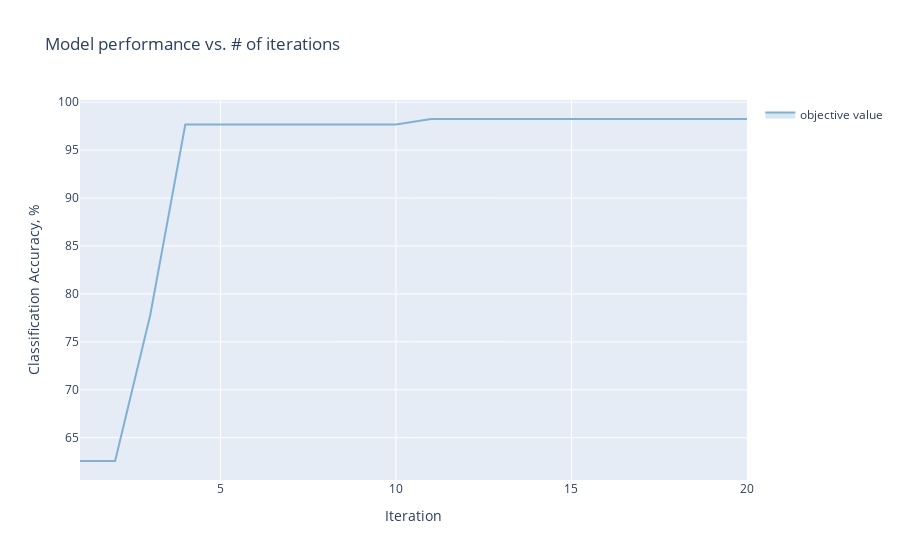

The notebook cell this image was saved under:
### Markdown cell above
### Plot best objective as function of the iteration¶

Show the model accuracy improving as we identify better hyperparameters.

### Code cell
# `plot_single_method` expects a 2-d array of means, because it expects to average means from multiple 
# optimization runs, so we wrap out best objectives array in another array.

best_objectives = np.array([[trial.objective_mean*100 for trial in experiment.trials.values()]])

best_objective_plot = optimization_trace_single_method(
    y=np.maximum.accumulate(best_objectives, axis=1),
    title="Model performance vs. # of iterations",
    ylabel="Classification Accuracy, %",
)

render(best_objective_plot)

### Figure 1 — Plotly figure (JSON) as saved in the notebook; plotly's stock layout.template omitted (floating-point values rounded to 4 significant figures)
{"data": [{"hoverinfo": "none", "legendgroup": "", "line": {"width": 0}, "mode": "lines", "showlegend": false, "type": "scatter", "x": [1, 2, 3, 4, 5, 6, 7, 8, 9, 10, 11, 12, 13, 14, 15, 16, 17, 18, 19, 20], "y": [62.57, 62.57, 77.78, 97.66, 97.66, 97.66, 97.66, 97.66, 97.66, 97.66, 98.25, 98.25, 98.25, 98.25, 98.25, 98.25, 98.25, 98.25, 98.25, 98.25]}, {"fill": "tonexty", "fillcolor": "rgba(128,177,211,0.3)", "legendgroup": "objective value", "line": {"color": "rgba(128,177,211,1)"}, "mode": "lines", "name": "objective value", "type": "scatter", "x": [1, 2, 3, 4, 5, 6, 7, 8, 9, 10, 11, 12, 13, 14, 15, 16, 17, 18, 19, 20], "y": [62.57, 62.57, 77.78, 97.66, 97.66, 97.66, 97.66, 97.66, 97.66, 97.66, 98.25, 98.25, 98.25, 98.25, 98.25, 98.25, 98.25, 98.25, 98.25, 98.25]}, {"fill": "tonexty", "fillcolor": "rgba(128,177,211,0.3)", "hoverinfo": "none", "legendgroup": "", "line": {"width": 0}, "mode": "lines", "showlegend": false, "type": "scatter", "x": [1, 2, 3, 4, 5, 6, 7, 8, 9, 10, 11, 12, 13, 14, 15, 16, 17, 18, 19, 20], "y": [62.57, 62.57, 77.78, 97.66, 97.66, 97.66, 97.66, 97.66, 97.66, 97.66, 98.25, 98.25, 98.25, 98.25, 98.25, 98.25, 98.25, 98.25, 98.25, 98.25]}], "layout": {"showlegend": true, "title": {"text": "Model performance vs. # of iterations"}, "xaxis": {"title": {"text": "Iteration"}}, "yaxis": {"title": {"text": "Classification Accuracy, %"}}}}
